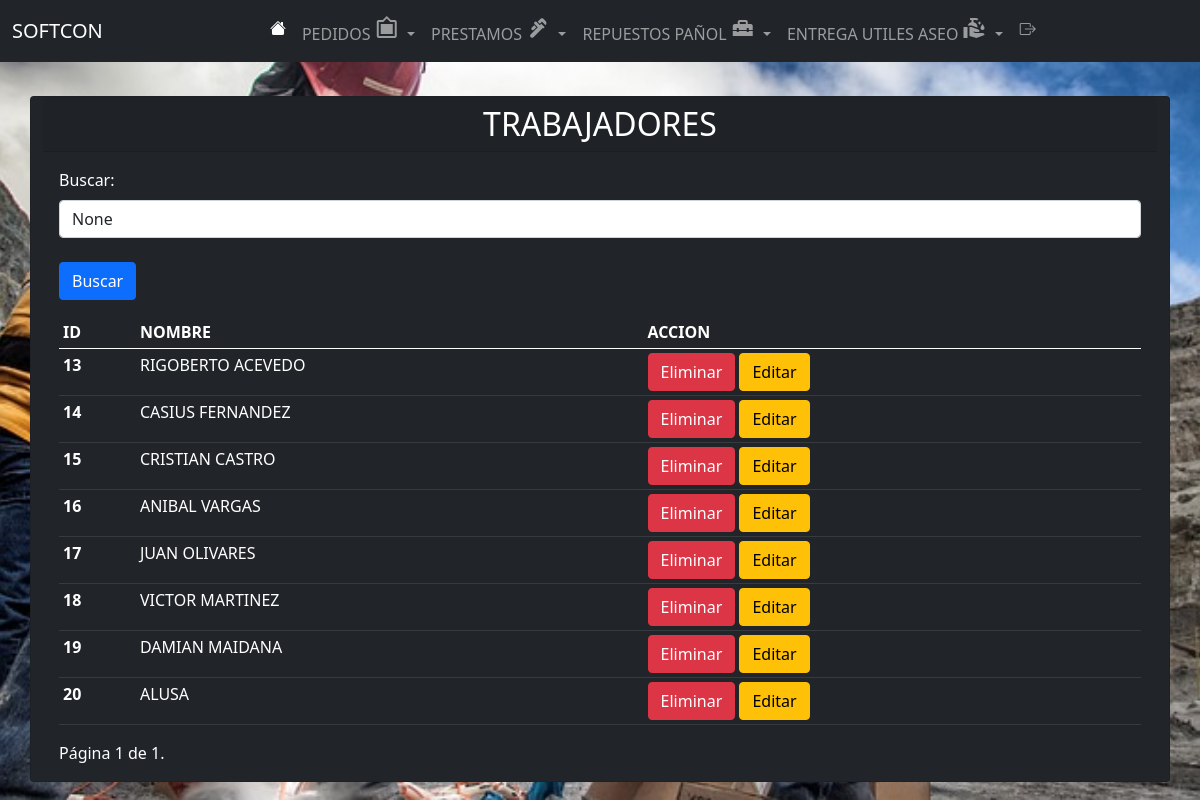
The page /lista_obrero/ (signed in) on the database its author committed.
### app/models.py (models this page shows, shortened)
class Obrero(models.Model):
    nombre = models.CharField(max_length=100)

### app/views.py (the view)
# urls.py: path('lista_obrero/', lista_obrero, name='lista_obrero'),
@login_required
def lista_obrero(request):
    obreros_list = Obrero.objects.all()
    search_term = request.GET.get('buscar')
    if search_term:
        obreros_list = obreros_list.filter(Q(nombre__icontains=search_term))
    paginator = Paginator(obreros_list, 9)
    page = request.GET.get('page')
    try:
        obreros = paginator.page(page)
    except PageNotAnInteger:
        obreros = paginator.page(1)
    except EmptyPage:
        obreros = paginator.page(paginator.num_pages)
    return render(request, 'app/lista_obrero.html', {'obreros': obreros, 'search_term': search_term})

### app/templates/app/lista_obrero.html (shortened to what this page needs)
{% extends 'app/base.html' %}
{% block content %}
<link rel="stylesheet" type="text/css" href="https://cdn.datatables.net/1.11.5/css/jquery.dataTables.css">
<br><br><br><br>
  <div class="container">
    <div class="row justify-content-center">
      <div class="card bg-dark text-white">
        <h2 class="card-header text-center">TRABAJADORES</h2>
        <div class="card-body">
          <div class="mb-3">
            <form method="GET" action="{% url 'lista_obrero' %}">
                <label for="buscar" class="form-label">Buscar:</label>
                <input type="text" class="form-control" id="buscar" name="buscar" placeholder="Escribe para buscar..."
                    value="{{ search_term }}">
                    <br>
                <button type="submit" class="btn btn-primary">Buscar</button>
            </form>
          </div>
          <table class="table mx-auto table-dark table-sm">
            <thead>
              <tr>
                <th scope="col">ID</th>
                <th scope="col">NOMBRE</th>
                <th scope="col">ACCION</th>
              </tr>
            </thead>
            <tbody>
              {% for obrero in obreros %}
                <tr>
                  <th scope="row">{{ obrero.id }}</th>
                  <td>{{ obrero.nombre }}</td>
                  <td>
                    <a href="{% url 'eliminar_obrero' obrero.id %}" class="btn btn-danger">Eliminar</a>
                    <a href="{% url 'editar_obrero' obrero.id %}" class="btn btn-warning">Editar</a>
                  </td>
                </tr>
              {% endfor %}
            </tbody>
          </table>
          <div class="pagination">
            <span class="step-links">
                <span class="current">
                    Página {{ obreros.number }} de {{ obreros.paginator.num_pages }}.
                </span>
            </span>
          </div>
        </div>
      </div>
    </div>
  </div>
{% endblock %}

### rows shown on the page
Obrero: id "13", nombre "RIGOBERTO ACEVEDO"
Obrero: id "14", nombre "CASIUS FERNANDEZ"
Obrero: id "15", nombre "CRISTIAN CASTRO"
Obrero: id "16", nombre "ANIBAL VARGAS"
Obrero: id "17", nombre "JUAN OLIVARES"
Obrero: id "18", nombre "VICTOR MARTINEZ"
Obrero: id "19", nombre "DAMIAN MAIDANA"
Obrero: id "20", nombre "ALUSA"

### other values the page prints
{{ obreros.number }} "1"
{{ obreros.paginator.num_pages }} "1"
